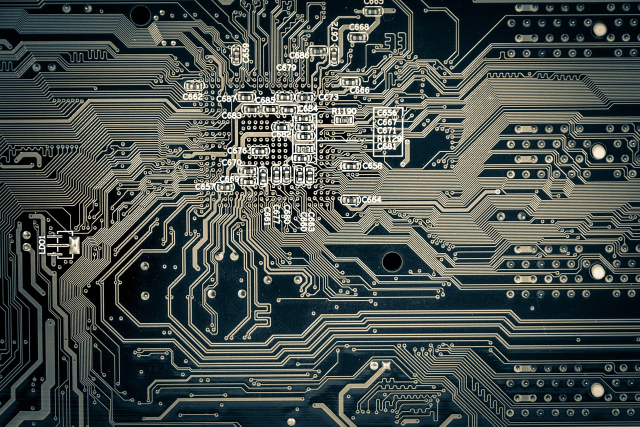
#> input picture art/sources/circuit-5315089/circuit-5315089_1280.jpg, 1280 x 853 px (shown at 1/2 size)
$ python room_planes.py ../sources/circuit-5315089/circuit-5315089_1280.jpg out.png
#> lines starting #> are read from the running program, lines starting #| are printed output that depends on the picture
"""Split one photo into a back plane and a front plane for a parallax plate.

    python -I room_planes.py <photo> <out-prefix> [--mask m.png] [--depth-min 0.45]
                             [--add "x,y x,y ..."]... [--cut "x,y x,y ..."]... [--preview p.png]

front = union of: a BiRefNet matte (--mask), pixels nearer than --depth-min on a Depth Anything V2
        depth map, and --add polygons (what the objects stand on, so nothing slides on its table);
        minus --cut polygons. Polygons are in the photo's pixels at 1280 px wide.
back  = the photo with the front's footprint filled by carrying the pixels below it up: the front
        rises faster than the back as the page scrolls, so it only ever uncovers the strip just
        below its lower edges.
Both are greyscale WebP (toned by tone.py) with -640 copies.
"""
import argparse
import pathlib

import numpy as np
from PIL import Image, ImageDraw, ImageOps
from scipy import ndimage


def push_pull(a, known):
    if min(a.shape) < 4:
        k = known.sum()
        return np.full_like(a, (a * known).sum() / k if k else a.mean())
    h2, w2 = (a.shape[0] + 1) // 2 * 2, (a.shape[1] + 1) // 2 * 2
    ap = np.pad(a * known, ((0, h2 - a.shape[0]), (0, w2 - a.shape[1])), mode='edge')
    kp = np.pad(known, ((0, h2 - a.shape[0]), (0, w2 - a.shape[1])), mode='edge')
    ks = kp.reshape(h2 // 2, 2, w2 // 2, 2).sum((1, 3))
    vs = ap.reshape(h2 // 2, 2, w2 // 2, 2).sum((1, 3))
    small = push_pull(np.where(ks > 0, vs / np.maximum(ks, 1e-6), 0), (ks > 0).astype(float))
    up = np.repeat(np.repeat(small, 2, 0), 2, 1)[:a.shape[0], :a.shape[1]]
    return a * known + ndimage.gaussian_filter(up, 1) * (1 - known)


def polygon(size, spec):
    im = Image.new('L', size, 0)
    ImageDraw.Draw(im).polygon([tuple(float(v) for v in pt.split(',')) for pt in spec.split()], fill=255)
    return np.asarray(im, np.float64) / 255


def save(lum, alpha, prefix, q):
    l = Image.fromarray(np.clip(lum, 0, 255).astype(np.uint8))
    a = Image.fromarray(np.clip(alpha * 255, 0, 255).astype(np.uint8))
    im = Image.merge('RGBA', (l, l, l, a))
    p = pathlib.Path(f'{prefix}.webp')
    p.parent.mkdir(parents=True, exist_ok=True)
    kw = dict(quality=q, alpha_quality=90, method=6)
    im.save(p, **kw)
    small = p.with_name(f'{p.stem}-640.webp')
    im.resize((640, round(im.height * 640 / im.width)), Image.LANCZOS).save(small, **kw)
    print(p.name, im.size, p.stat().st_size // 1024, 'KB |', small.stat().st_size // 1024, 'KB')


def main():
    ap = argparse.ArgumentParser()
    ap.add_argument('photo')
    ap.add_argument('out_prefix')
    ap.add_argument('--mask')
    ap.add_argument('--depth-min', type=float)
    ap.add_argument('--add', action='append', default=[])
    ap.add_argument('--cut', action='append', default=[])
    ap.add_argument('--preview')
    a = ap.parse_args()

    rgb = ImageOps.exif_transpose(Image.open(a.photo)).convert('RGB')
#> rgb is the input picture: PIL image 1280x853 RGB; mean R, G, B 71.1, 78.7, 75.4
    rgb = rgb.resize((1280, round(rgb.height * 1280 / rgb.width)), Image.LANCZOS)
    g = np.asarray(ImageOps.autocontrast(rgb.convert('L'), cutoff=0.5), np.float64)
    front = np.zeros_like(g)
    if a.mask:
        m = np.asarray(Image.open(a.mask).convert('L').resize(rgb.size, Image.BILINEAR), np.float64) / 255
        front = np.maximum(front, np.clip((m - 0.35) / 0.3, 0, 1))
    if a.depth_min is not None:
        from transformers import pipeline
        est = pipeline('depth-estimation', model='depth-anything/Depth-Anything-V2-Small-hf', device=0)
        d = np.asarray(est(rgb)['depth'].resize(rgb.size, Image.BICUBIC), np.float32)
        d = np.clip((d - np.percentile(d, 1)) / (np.percentile(d, 99.5) - np.percentile(d, 1)), 0, 1)
        d = ndimage.gaussian_filter(ndimage.median_filter(d, size=7), 1.0)
        front = np.maximum(front, np.clip((d - a.depth_min + 0.03) / 0.06, 0, 1))
    for spec in a.add:
        front = np.maximum(front, polygon(rgb.size, spec))
#> front: shape (853, 1280) float64; every value is 0
    for spec in a.cut:
        front = front * (1 - polygon(rgb.size, spec))
    # Close pinholes so the back never shows through in speckles, then a soft edge.
    front = ndimage.grey_closing(front, size=(7, 7))
    front = ndimage.gaussian_filter(front, 0.9)

    hole = ndimage.binary_dilation(front > 0.03, iterations=3)
    # Carry the nearest known pixel below each hole pixel up into it (done as "from above" on the
    # flipped image), blended with a smooth fill where there is nothing below.
    gf, holef = g[::-1], hole[::-1]
#> holef: shape (853, 1280) bool; every value is 0
    known = ~holef
#> known: shape (853, 1280) bool; every value is 1
    src = ndimage.gaussian_filter(gf, 1.2)
    rows = np.arange(gf.shape[0])[:, None]
#> rows = 853 values from 0 to 852
    near = np.maximum.accumulate(np.where(known, rows, -1), axis=0)
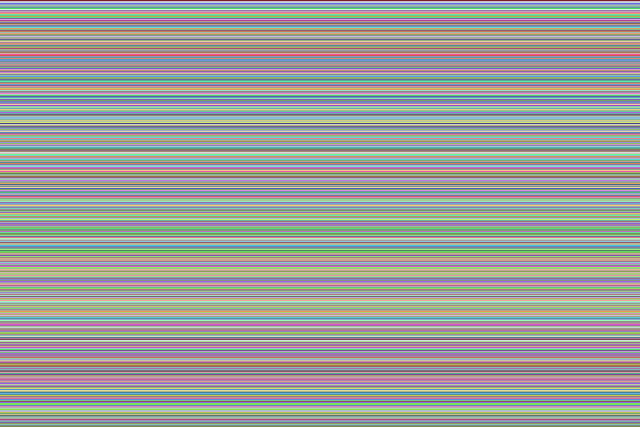
#> near: shape (853, 1280) int64 (shown at 1/2 size); 853 distinct labels, from 0 to 852; one colour per label, 0 black
    smear = np.where(near >= 0, src[np.clip(near, 0, None), np.arange(gf.shape[1])[None, :]], 0)
    smooth = push_pull(gf, known.astype(float))
#> in push_pull, `kp = np.pad(known, ((0, h2 - a.shape[0]), (0, w2 - a.shape[1])), mode=..`: kp: shape (854, 1280) float64; every value is 1
#> in push_pull, `kp = np.pad(known, ((0, h2 - a.shape[0]), (0, w2 - a.shape[1])), mode=..`: known: shape (853, 1280) float64; every value is 1
#> in push_pull, `ks = kp.reshape(h2 // 2, 2, w2 // 2, 2).sum((1, 3))`: ks: shape (427, 640) float64; every value is 4
#> in push_pull (call 2), `kp = np.pad(known, ((0, h2 - a.shape[0]), (0, w2 - a.shape[1])), mode=..`: kp: shape (428, 640) float64; every value is 1
#> in push_pull (call 2), `kp = np.pad(known, ((0, h2 - a.shape[0]), (0, w2 - a.shape[1])), mode=..`: known: shape (427, 640) float64; every value is 1
#> in push_pull (call 2), `ks = kp.reshape(h2 // 2, 2, w2 // 2, 2).sum((1, 3))`: ks: shape (214, 320) float64; every value is 4
#> in push_pull (call 3), `kp = np.pad(known, ((0, h2 - a.shape[0]), (0, w2 - a.shape[1])), mode=..`: kp: shape (214, 320) float64; every value is 1
#> in push_pull (call 3), `ks = kp.reshape(h2 // 2, 2, w2 // 2, 2).sum((1, 3))`: ks: shape (107, 160) float64; every value is 4
#> in push_pull (call 4), `ap = np.pad(a * known, ((0, h2 - a.shape[0]), (0, w2 - a.shape[1])), m..`:
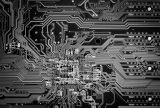
#> ap: shape (108, 160) float64; min 0, max 240.1, mean 75.7
#> in push_pull (call 4), `kp = np.pad(known, ((0, h2 - a.shape[0]), (0, w2 - a.shape[1])), mode=..`: kp: shape (108, 160) float64; every value is 1
#> in push_pull (call 4), `kp = np.pad(known, ((0, h2 - a.shape[0]), (0, w2 - a.shape[1])), mode=..`: known: shape (107, 160) float64; every value is 1
#> in push_pull (call 4), `ks = kp.reshape(h2 // 2, 2, w2 // 2, 2).sum((1, 3))`: ks: shape (54, 80) float64; every value is 4
#> in push_pull (call 5), `kp = np.pad(known, ((0, h2 - a.shape[0]), (0, w2 - a.shape[1])), mode=..`: kp: shape (54, 80) float64; every value is 1
#> in push_pull (call 5), `ks = kp.reshape(h2 // 2, 2, w2 // 2, 2).sum((1, 3))`: ks: shape (27, 40) float64; every value is 4
#> in push_pull (call 5), `vs = ap.reshape(h2 // 2, 2, w2 // 2, 2).sum((1, 3))`:
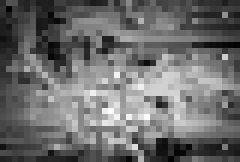
#> vs: shape (27, 40) float64 (shown 6 times larger); min 20.73, max 680.3, mean 303; drawn with min black and max white
#> in push_pull (call 6), `ap = np.pad(a * known, ((0, h2 - a.shape[0]), (0, w2 - a.shape[1])), m..`:
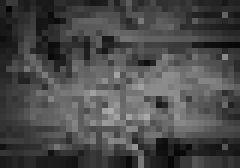
#> ap: shape (28, 40) float64 (shown 6 times larger); min 5.18, max 170.1, mean 74.6
#> in push_pull (call 6), `kp = np.pad(known, ((0, h2 - a.shape[0]), (0, w2 - a.shape[1])), mode=..`: kp: shape (28, 40) float64; every value is 1
#> in push_pull (call 6), `kp = np.pad(known, ((0, h2 - a.shape[0]), (0, w2 - a.shape[1])), mode=..`: known: shape (27, 40) float64; every value is 1
#> in push_pull (call 3), `up = np.repeat(np.repeat(small, 2, 0), 2, 1)[:a.shape[0], :a.shape[1]]`:
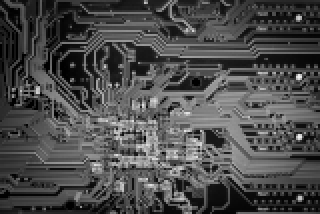
#> up: shape (214, 320) float64; min 0, max 240.1, mean 76
#> in push_pull (call 2), `up = np.repeat(np.repeat(small, 2, 0), 2, 1)[:a.shape[0], :a.shape[1]]`:
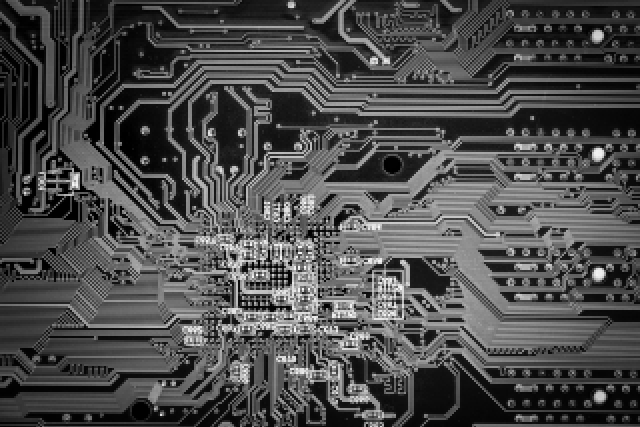
#> up: shape (427, 640) float64; min 0, max 253.1, mean 76
    fill = ndimage.uniform_filter(np.where(near >= 0, 0.75 * smear + 0.25 * smooth, smooth), 5)
    back = np.where(holef, fill, gf)[::-1]

    save(back, np.ones_like(g), f'{a.out_prefix}-back', 74)
#> in save, `a = Image.fromarray(np.clip(alpha * 255, 0, 255).astype(np.uint8))`: a: PIL image 1280x853 L; every value is 255
#> in save, `im.resize((640, round(im.height * 640 / im.width)), Image.LANCZOS).sav..`:
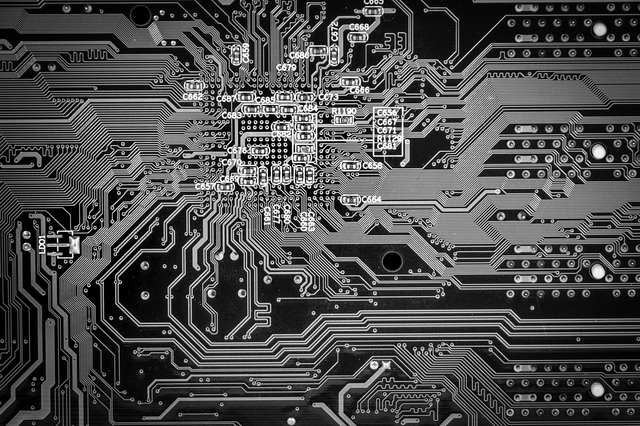
#> saved as out.png-back-640.webp: PIL image 640x426 RGBA; mean R, G, B, A 76.2, 76.2, 76.2, 255
    save(g, front, f'{a.out_prefix}-front', 78)

    if a.preview:
        tint = np.stack([g * 0.55 + 115 * front, g * 0.55, g * 0.55], -1)
        h, w = g.shape
        sheet = Image.new('RGB', (w * 2, h), 'white')
        sheet.paste(Image.fromarray(np.clip(tint, 0, 255).astype(np.uint8)), (0, 0))
        sheet.paste(Image.fromarray(back.astype(np.uint8)).convert('RGB'), (w, 0))
        sheet.resize((w, h // 2)).save(a.preview)


if __name__ == '__main__':
#> (the run stopped early here; a loop or call above may not have finished)
